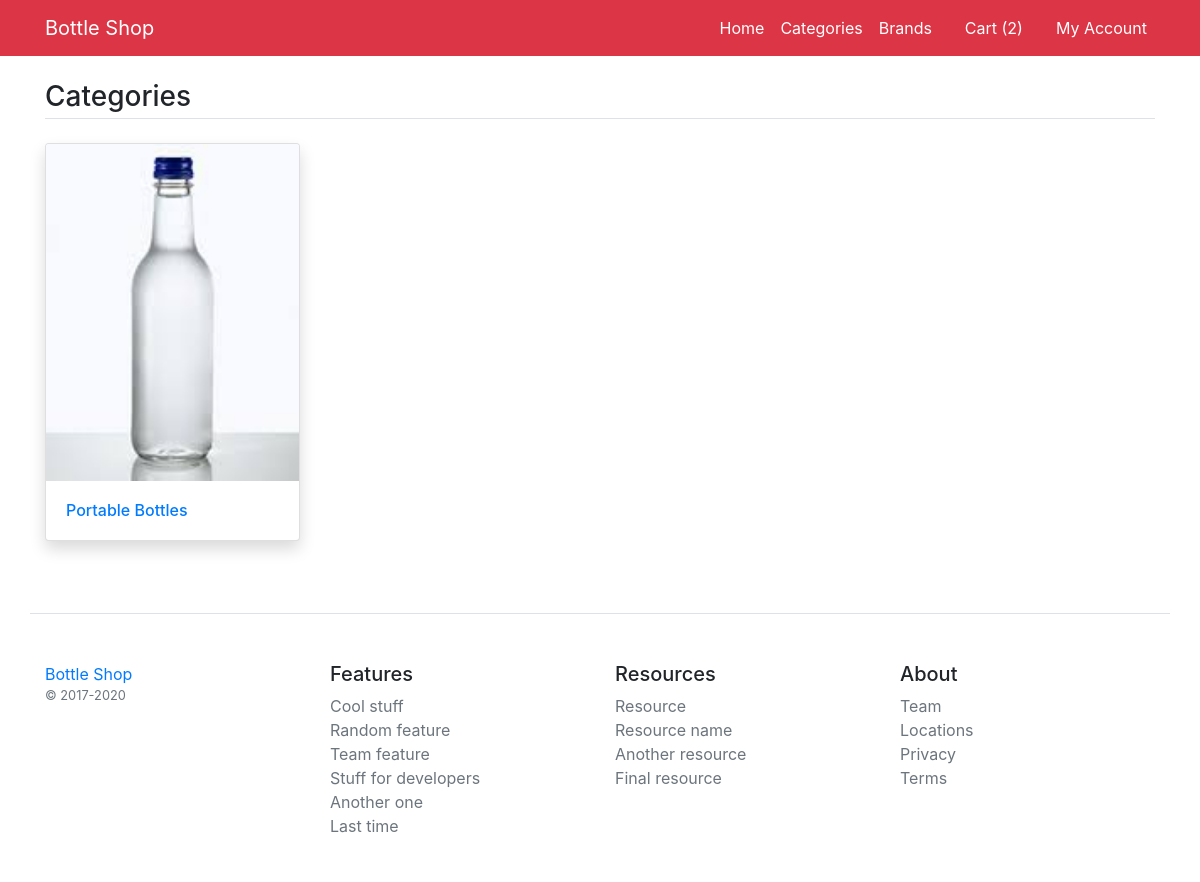
Screenshot of /category-list with the database file from the repository.
### main/models.py (models this page shows, shortened)
class Category(models.Model):
    title=models.CharField(max_length=100)
    image=models.ImageField(upload_to="cat_imgs/")

### main/views.py (the view)
# urls.py: path('category-list', views.category_list, name='category-list')
def category_list(request):
    data=Category.objects.all().order_by('-id')
    return render(request, 'category_list.html', {'data':data})

### main/templates/category_list.html
{% extends 'base.html' %}
{% load static %}
{% block content %}
<main class="container my-4">
	<h3 class="my-4 border-bottom pb-1">Categories</h3>
	<div class="row">
		{% if data %}
			{% for cat in data %}
			<div class="col-md-3 mb-4">
				<div class="card shadow">
				<a href="#"><img src="/media/{{cat.image}}" class="card-img-top" alt="{{cat.title}}"></a>
				<div class="card-body">
					<h6 class="card-text"><a href="#">{{cat.title}}</a></h6>
				</div>
				</div>
			</div>
			{% endfor %}
		{% endif %}
	</div>
</main>
{% endblock %}

### rows the page displays
Category: image (picture), title "Portable Bottles"
